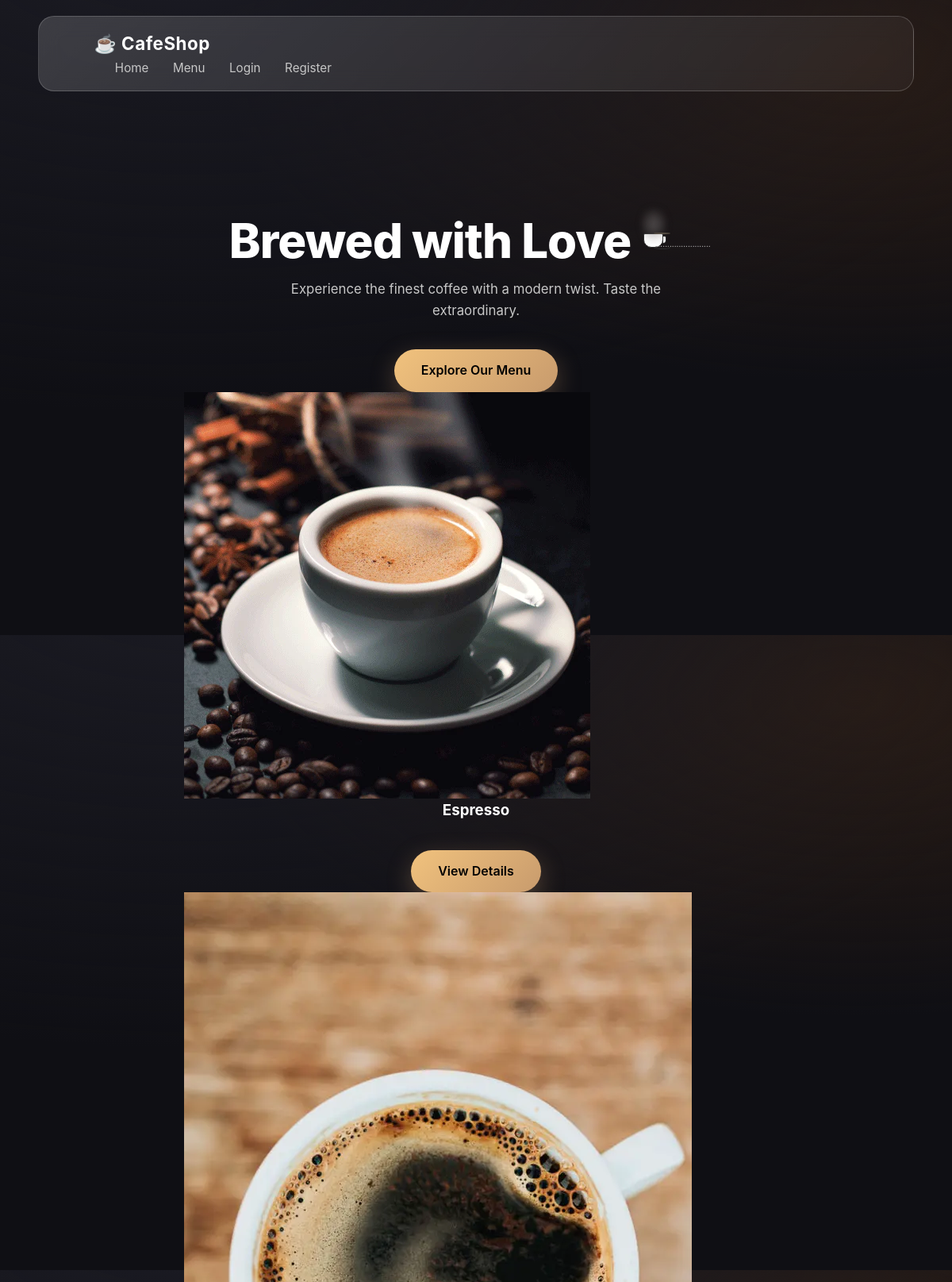
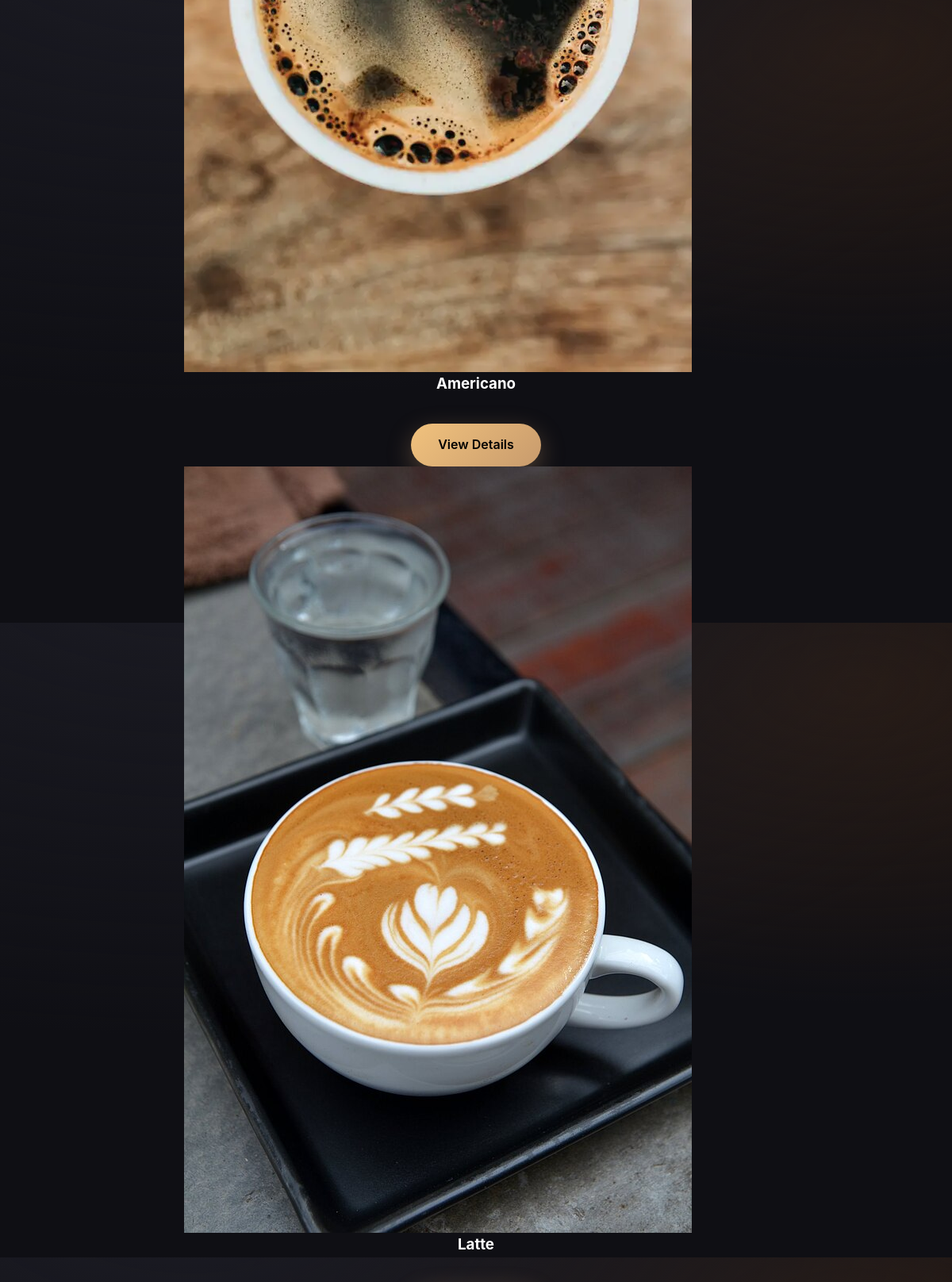
The page / (upper part) on the database its author committed (2 pictures, top to bottom).
### cafe/models.py (models this page shows, shortened)
class Coffee(models.Model):
    name = models.CharField(max_length=100)
    description = models.TextField()
    price = models.DecimalField(max_digits=5, decimal_places=2)
    image = models.ImageField(upload_to='coffees/')
    created_at = models.DateTimeField(auto_now_add=True)

### cafe/views.py (the view)
# urls.py: path('', home, name='home'),
def home(request):
    coffees = Coffee.objects.all()  # get all coffees from DB
    return render(request, 'cafe/home.html', {'coffees': coffees})

### cafe/templates/cafe/home.html (shortened to what this page needs)
{% extends 'cafe/base.html' %}
{% load static %}
{% block content %}
<section class="hero">
    <link rel="stylesheet" href="{% static 'cafe/stickeranimi.css' %}">
       <div class="sticker">
            <h1>Brewed with Love</h1>
            <div class="loader">
                <div class="cup">
                    <div class="cup-handle"></div>
                    <div class="smoke one"></div>
                    <div class="smoke two"></div>
                    <div class="smoke three"></div>
                </div>
                <div class="load">........................</div>
            </div>
        </div>
        <p>Experience the finest coffee with a modern twist. Taste the extraordinary.</p>
            <a href="/cafe/" class="btn">Explore Our Menu</a>
        <section class="slider-section">
        <div class="slider-track">
            {% for coffee in coffees %}
            <div class="slide-card">
                <img src="{{ coffee.image.url }}" alt="{{ coffee.name }}">
                <h3>{{ coffee.name }}</h3>
                <a href="{% url 'details' coffee.id %}" class="btn">View Details</a>
            </div>
            {% endfor %}
        </div>
    </section>
</section>
{% endblock %}

### cafe/static/cafe/main.css (style rules this page uses)
:root { --bg: #0f0f14; --surface: rgba(255, 255, 255, 0.08); --glass: rgba(255, 255, 255, 0.12); --border: rgba(255, 255, 255, 0.18); --primary: #c89b6d; --secondary: #6f4e37; --text-main: #f5f5f7; --text-muted: #b5b5bd; --radius-sm: 8px; --radius-md: 14px; --radius-lg: 22px; --blur: blur(18px); --transition: 0.35s cubic-bezier(.4,0,.2,1); --primary: #c89b6d; --secondary: #6f4e37; --bg-dark: #0f0f12; --bg-card: rgba(255,255,255,0.08); --text-main: #ffffff; --text-muted: #c7c7c7; --border: rgba(255,255,255,0.18); --radius-lg: 20px; --transition: all 0.45s ease; --blur: blur(14px); }
*, *::before, *::after { box-sizing: border-box; margin: 0; padding: 0; }
html { scroll-behavior: smooth; }
body { background: radial-gradient(1200px 600px at 20% -10%, #1b1b23, transparent), radial-gradient(800px 400px at 90% 10%, #2a1c14, transparent), var(--bg); color: var(--text-main); font-family: "Inter", system-ui, -apple-system, BlinkMacSystemFont, sans-serif; line-height: 1.6; min-height: 100vh; }
a { color: inherit; text-decoration: none; }
img { max-width: 100%; display: block; }
.hero { min-height: 85vh; display: grid; place-items: center; text-align: center; padding: 120px 0 80px; }
.hero h1 { font-size: clamp(2.6rem, 5vw, 4.4rem); font-weight: 800; letter-spacing: -1px; margin-bottom: 20px; }
.hero p { max-width: 520px; margin-inline: auto; color: var(--text-muted); font-size: 1.05rem; }
.btn { display: inline-flex; align-items: center; gap: 10px; margin-top: 35px; padding: 14px 34px; border-radius: 999px; font-weight: 600; color: #000; background: linear-gradient(135deg, #f1c27d, #c89b6d); box-shadow: 0 10px 30px rgba(200, 155, 109, 0.35); transition: var(--transition); }
.hero, .card, .form-box { animation: fadeUp 0.9s ease forwards; }

### cafe/static/cafe/stickeranimi.css (style rules this page uses)
.sticker { display: flex; align-items: center; gap: 16px; }
.sticker h1 { font-size: clamp(2.6rem, 5vw, 4.4rem); font-weight: 800; letter-spacing: -1px; margin: 0; }
.loader { width: 100px; height: 80px; position: relative; display: flex; justify-items: center; align-items: center; }
.loader .cup { position: absolute; width: 25px; height: 18px; background-color: #fff; border: 1px solid #2e2e2e; z-index: 1; border-radius: 2px 2px 10px 10px; animation: expansion 6s infinite ease-in-out; transform-origin: center; }
.cup::after { content: ""; position: absolute; top: -2px; width: calc(100% - 2px); height: 2px; background: #fed59fca; border: 1px solid #2e2e2ebe; border-radius: 50%; }
.cup::before { content: ""; position: absolute; top: 15px; width: calc(100% - 2px); height: 4px; background: #ffffff00; border: 1px solid #2e2e2e; border-top: none; border-radius: 50%; z-index: -1; }
.loader .cup .cup-handle { position: absolute; width: 5px; height: 10px; background-color: #fff; border: 1px solid #2e2e2e; right: -5px; top: 2px; border-radius: 2px 10px 20px 2px; }
.loader .cup .smoke { position: absolute; bottom: 100%; left: 50%; width: 15px; height: 25px; background: rgba(107, 102, 102, 0.433); border-radius: 50%; transform: translateX(-50%); animation: rise 6s infinite ease-in-out; filter: blur(8px); }
.loader .cup .smoke.one { animation-delay: 0s; }
.loader .cup .smoke.two { animation-delay: 1s; }
.loader .cup .smoke.three { animation-delay: 2s; }
.loader .load { position: absolute; font-size: 10px; opacity: 0.7; top: 45%; left: 50%; transform: translateX(-50%); z-index: -1; }

### rows shown on the page
Coffee: image (picture), name "Espresso"
Coffee: image (picture), name "Americano"
Coffee: image (picture), name "Latte"
